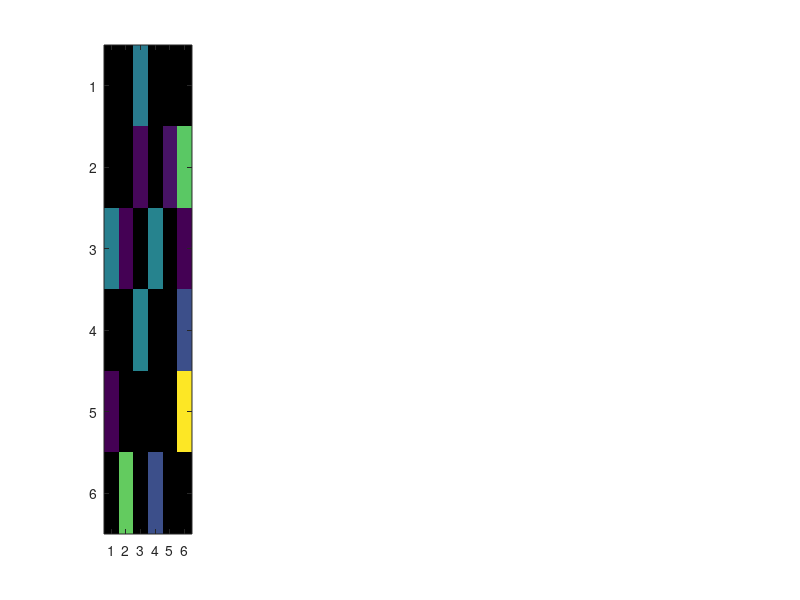

The MATLAB script that drew this image: (Note: this script raises an error after producing the figure.)
%==========================================================================
% Generate Supplementary Figure 1: Significant predictive connectivity across regions
%
% This script:
%   - Loads data for M1–M5 and extracts PC1 (or mean) for each of 6 regions
%   - Computes predictive strength (R²) using a power-law KDE model
%   - Performs circular permutation test to get null distribution of R²
%   - Applies Bonferroni correction to obtain significant links
%   - Plots R² matrices for each mouse (only significant values)
%
%==========================================================================

clear; clc; close all; rng(0);

%% === Parameters ===
N = 1;                        % Lag (in timepoints)
nSurrogates = 1000;           % Permutation samples per pair
alpha_FDR = 0.01;             % FDR threshold
use_pc1 = true;               % Use PC1 instead of region average
nMice = 5; nRegions = 6;

% Uncomment below to recompute (already saved in Fig6results.mat)
% % Initialize storage
% R2full     = nan(nMice, nRegions, nRegions);
% pvals      = nan(nMice, nRegions, nRegions);
% alpha_mat  = nan(nMice, nRegions, nRegions);
% beta_mat   = nan(nMice, nRegions, nRegions);
%
% for ii = 1:nMice
%     fprintf('Processing Mouse %d...\n', ii);
%     clear movie map
%     load(['~/Dropbox/Two_Photon/M' num2str(ii) '.mat']);
%     movie = reshape(movie, size(movie,1)*size(movie,2), size(movie,3));
%     map   = reshape(map,   size(map,1)*size(map,2), 1);
%
%     for jj = 1:nRegions
%         First_idx = find(map == jj);
%         if isempty(First_idx), continue; end
%         First_mat = movie(First_idx, :);
%         First = extract_region_signal(First_mat, use_pc1);
%         First = First(N:end);
%
%         for kk = 1:nRegions
%             if jj == kk, continue; end
%             Second_idx = find(map == kk);
%             if isempty(Second_idx), continue; end
%             Second_mat = movie(Second_idx, :);
%             Second = extract_region_signal(Second_mat, use_pc1);
%             Second = Second(1:end-N+1);
%             if numel(First) < 10 || numel(Second) < 10, continue; end
%
%             [R2, ~, alpha, beta] = plaw_kde(First(:), Second(:));
%             if R2 < 0
%                 R2full(ii,jj,kk) = NaN;
%                 continue;
%             end
%             R2full(ii,jj,kk)     = R2;
%             alpha_mat(ii,jj,kk)  = alpha;
%             beta_mat(ii,jj,kk)   = beta;
%
%             surrogate_R2s = nan(nSurrogates, 1);
%             for s = 1:nSurrogates
%                 shift = randi(numel(First));
%                 First_shifted = circshift(First, shift);
%                 surrogate_R2s(s) = plaw_kde(First_shifted(:), Second(:));
%             end
%             pvals(ii,jj,kk) = mean(surrogate_R2s >= R2);
%         end
%     end
% end
% save('Fig6results.mat','R2full','pvals','alpha_mat','beta_mat');

load('Fig6results.mat','R2full','pvals','alpha_mat','beta_mat');
%% === Bonferroni Correction (off-diagonal only) ===

alpha_bonf = 0.01;  % overall alpha level

% Create mask for diagonal entries (self-connections)
diag_mask = false(size(pvals));
for m = 1:nMice
    diag_mask(m,:,:) = eye(nRegions);
end

% Flatten p-values (exclude diagonal and NaNs)
p_flat = pvals(:);
valid_idx = find(~diag_mask(:) & ~isnan(p_flat));
n_tests = numel(valid_idx);

% Apply Bonferroni correction: threshold = alpha / number of tests
alpha_corrected = alpha_bonf / n_tests;
sig_mask_bonf = false(size(pvals));
sig_mask_bonf(valid_idx) = p_flat(valid_idx) < alpha_corrected;

% Mask R² values
R2masked_bonf = R2full;
R2masked_bonf(~sig_mask_bonf) = NaN;

%% === Plot Bonferroni-Significant R² Matrices for Each Mouse ===
figure('Color','w');
set(gcf,'Position',[1, 378, 1024, 159]);
for ii = 1:nMice
    subplot(1, nMice, ii);
    tmp  = squeeze(R2masked_bonf(ii,:,:));
    mask = squeeze(sig_mask_bonf(ii,:,:));

    tmp(eye(nRegions)==1) = NaN;
    mask(eye(nRegions)==1) = false;

    h = imagesc(tmp);
    set(h,'AlphaData',~isnan(tmp));
    axis square;
    colorbar
    colormap(flipud(gray));
    clim([nanmin(R2masked_bonf(:)), nanmax(R2masked_bonf(:))]);
    title(['Mouse M' num2str(ii)]);

    % Overlay 'X' on non-significant off-diagonals
    for r = 1:nRegions
        for c = 1:nRegions
            if r == c, continue; end
            if ~mask(r,c)
                text(c,r,'X','Color',[0.6 0 0],'FontSize',10, ...
                    'FontWeight','bold','HorizontalAlignment','center');
            end
        end
    end
end
sgtitle('Bonferroni-Corrected Significant Connections (q = 0.01)');

%% === Summary ===
n_sig_bonf = nnz(sig_mask_bonf(~diag_mask & ~isnan(pvals)));
fprintf('Bonferroni correction (α = %.3f, %d tests)\n', alpha_bonf, n_tests);
fprintf('Bonferroni-corrected threshold = %.3e\n', alpha_corrected);
fprintf('Number of surviving pairs: %d\n', n_sig_bonf);


%% === Subfunctions ===
function sig = extract_region_signal(region_mat, use_pc1)
if use_pc1
    sig = pca_first_component(region_mat);
else
    sig = mean(region_mat, 1)';
end
end

function pc1 = pca_first_component(data_mat)
data_mat = detrend(data_mat')';
[~, score, ~] = pca(data_mat');
pc1 = score(:,1);
end
